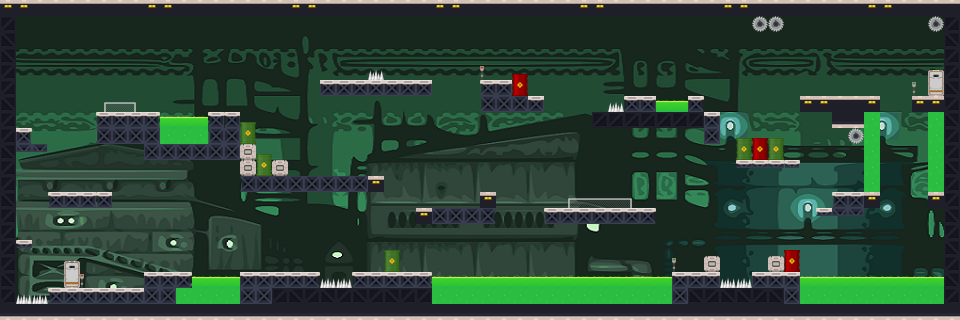

This is a level from a 2D game, rendered from its Tiled map with the project's own tilesets. A one-line summary and the map file follow, with tile-layer data summarised:
An orthogonal 60x20 tile map with 16x16 px tiles, 3 tile layers (sfondo, wheels, tiled1), 2 tilesets and 59 objects (14x trap).

<map version="1.4" tiledversion="1.4.3" orientation="orthogonal" renderorder="right-down" width="60" height="20" tilewidth="16" tileheight="16" infinite="0" nextlayerid="14" nextobjectid="214">
 <editorsettings>
  <export target="livello2.json" format="json" />
 </editorsettings>
 <tileset firstgid="1" name="tilesetlvl2" tilewidth="16" tileheight="27" tilecount="37" columns="0">
  <grid orientation="orthogonal" width="1" height="1" />
  <tile id="0">
   <image width="16" height="16" source="Acid (1).png" />
  </tile>
  <tile id="1">
   <image width="16" height="16" source="Acid (2).png" />
  </tile>
  <tile id="2">
   <image width="16" height="22" source="Barrel (1).png" />
  </tile>
  <tile id="3">
   <image width="16" height="22" source="Barrel (2).png" />
  </tile>
  <tile id="4">
   <image width="16" height="16" source="BGTile (1).png" />
  </tile>
  <tile id="5">
   <image width="16" height="16" source="BGTile (2).png" />
  </tile>
  <tile id="6">
   <image width="16" height="16" source="BGTile (3).png" />
  </tile>
  <tile id="7">
   <image width="16" height="16" source="BGTile (4).png" />
  </tile>
  <tile id="8">
   <image width="16" height="16" source="BGTile (5).png" />
  </tile>
  <tile id="9">
   <image width="16" height="16" source="BGTile (6).png" />
  </tile>
  <tile id="10">
   <image width="16" height="16" source="BGTile (7).png" />
  </tile>
  <tile id="11">
   <image width="16" height="16" source="Box.png" />
  </tile>
  <tile id="12">
   <image width="16" height="27" source="DoorLocked.png" />
  </tile>
  <tile id="13">
   <image width="16" height="27" source="DoorOpen.png" />
  </tile>
  <tile id="14">
   <image width="16" height="26" source="DoorUnlocked.png" />
  </tile>
  <tile id="15">
   <image width="16" height="16" source="Fence (1).png" />
  </tile>
  <tile id="16">
   <image width="16" height="16" source="Fence (2).png" />
  </tile>
  <tile id="17">
   <image width="16" height="16" source="Fence (3).png" />
  </tile>
  <tile id="18">
   <image width="16" height="16" source="Saw.png" />
  </tile>
  <tile id="19">
   <image width="16" height="16" source="Spike.png" />
  </tile>
  <tile id="20">
   <image width="4" height="14" source="Switch (1).png" />
  </tile>
  <tile id="21">
   <image width="4" height="14" source="Switch (2).png" />
  </tile>
  <tile id="22">
   <image width="16" height="16" source="Tile (1).png" />
  </tile>
  <tile id="23">
   <image width="16" height="16" source="Tile (2).png" />
  </tile>
  <tile id="24">
   <image width="16" height="16" source="Tile (3).png" />
  </tile>
  <tile id="25">
   <image width="16" height="16" source="Tile (4).png" />
  </tile>
  <tile id="26">
   <image width="16" height="16" source="Tile (5).png" />
  </tile>
  <tile id="27">
   <image width="16" height="16" source="Tile (6).png" />
  </tile>
  <tile id="28">
   <image width="16" height="16" source="Tile (7).png" />
  </tile>
  <tile id="29">
   <image width="16" height="16" source="Tile (8).png" />
  </tile>
  <tile id="30">
   <image width="16" height="16" source="Tile (9).png" />
  </tile>
  <tile id="31">
   <image width="16" height="16" source="Tile (10).png" />
  </tile>
  <tile id="32">
   <image width="16" height="16" source="Tile (11).png" />
  </tile>
  <tile id="33">
   <image width="16" height="16" source="Tile (12).png" />
  </tile>
  <tile id="34">
   <image width="16" height="16" source="Tile (13).png" />
  </tile>
  <tile id="35">
   <image width="16" height="16" source="Tile (14).png" />
  </tile>
  <tile id="36">
   <image width="16" height="16" source="Tile (15).png" />
  </tile>
 </tileset>
 <tileset firstgid="38" name="backgroundlab" tilewidth="960" tileheight="320" tilecount="1" columns="0">
  <grid orientation="orthogonal" width="1" height="1" />
  <tile id="0">
   <image width="960" height="320" source="lab-background.png" />
  </tile>
 </tileset>
 <layer id="1" name="sfondo" width="60" height="20">
  <data>[1200 cells, 13 non-empty, 2 distinct tile ids]</data>
 </layer>
 <layer id="7" name="wheels" width="60" height="20">
  <properties>
   <property name="angularVelocity" type="int" value="30" />
  </properties>
  <data>[1200 cells, 4 non-empty, 1 distinct tile ids]</data>
 </layer>
 <layer id="2" name="tiled1" width="60" height="20">
  <properties>
   <property name="bodyType" value="static" />
  </properties>
  <data>[1200 cells, 404 non-empty, 29 distinct tile ids]</data>
 </layer>
 <objectgroup id="11" name="barrier" visible="0">
  <properties>
   <property name="bodyType" value="static" />
  </properties>
  <object id="152" x="944.5" y="3" width="14" height="314.5">
   <properties>
    <property name="bodyType" value="static" />
   </properties>
  </object>
  <object id="153" x="2" y="3" width="13.1667" height="315.5">
   <properties>
    <property name="bodyType" value="static" />
   </properties>
  </object>
  <object id="197" x="2" y="304.667" width="956.667" height="14">
   <properties>
    <property name="bodyType" value="static" />
   </properties>
  </object>
  <object id="198" x="1.33317" y="2" width="956.667" height="14">
   <properties>
    <property name="bodyType" value="static" />
   </properties>
  </object>
 </objectgroup>
 <objectgroup id="12" name="platform" visible="0">
  <properties>
   <property name="bodyType" value="static" />
  </properties>
  <object id="154" x="48.3333" y="288" width="383.667" height="16.3333">
   <properties>
    <property name="bodyType" value="static" />
   </properties>
  </object>
  <object id="155" x="352.333" y="272.333" width="79.3333" height="17.3333">
   <properties>
    <property name="bodyType" value="static" />
   </properties>
  </object>
  <object id="156" x="240" y="271.667" width="79.6667" height="20.6667">
   <properties>
    <property name="bodyType" value="static" />
   </properties>
  </object>
  <object id="157" x="144" y="271.667" width="47.6667" height="20">
   <properties>
    <property name="bodyType" value="static" />
   </properties>
  </object>
  <object id="158" x="12" y="239.333" width="20" height="8">
   <properties>
    <property name="bodyType" value="static" />
   </properties>
  </object>
  <object id="159" x="47.6667" y="191.667" width="64.6667" height="16.3333">
   <properties>
    <property name="bodyType" value="static" />
   </properties>
  </object>
  <object id="160" x="8" y="127.667" width="23.6667" height="23.6667">
   <properties>
    <property name="bodyType" value="static" />
   </properties>
  </object>
  <object id="161" x="6.66667" y="143.667" width="40" height="8.33333">
   <properties>
    <property name="bodyType" value="static" />
   </properties>
  </object>
  <object id="162" x="96.3333" y="111.333" width="63.6667" height="33">
   <properties>
    <property name="bodyType" value="static" />
   </properties>
  </object>
  <object id="163" x="208" y="111.667" width="31.6667" height="33">
   <properties>
    <property name="bodyType" value="static" />
   </properties>
  </object>
  <object id="164" x="144.333" y="144.333" width="95.6667" height="15.6667">
   <properties>
    <property name="bodyType" value="static" />
   </properties>
  </object>
  <object id="165" x="240.667" y="122" width="15" height="69.6667">
   <properties>
    <property name="bodyType" value="static" />
   </properties>
  </object>
  </objectgroup>
 <objectgroup id="13" name="traps" visible="0">
  <properties>
   <property name="bodyType" value="static" />
  </properties>
  <!-- 14 objects omitted --></objectgroup>
</map>
<!-- 43 of 59 objects omitted -->